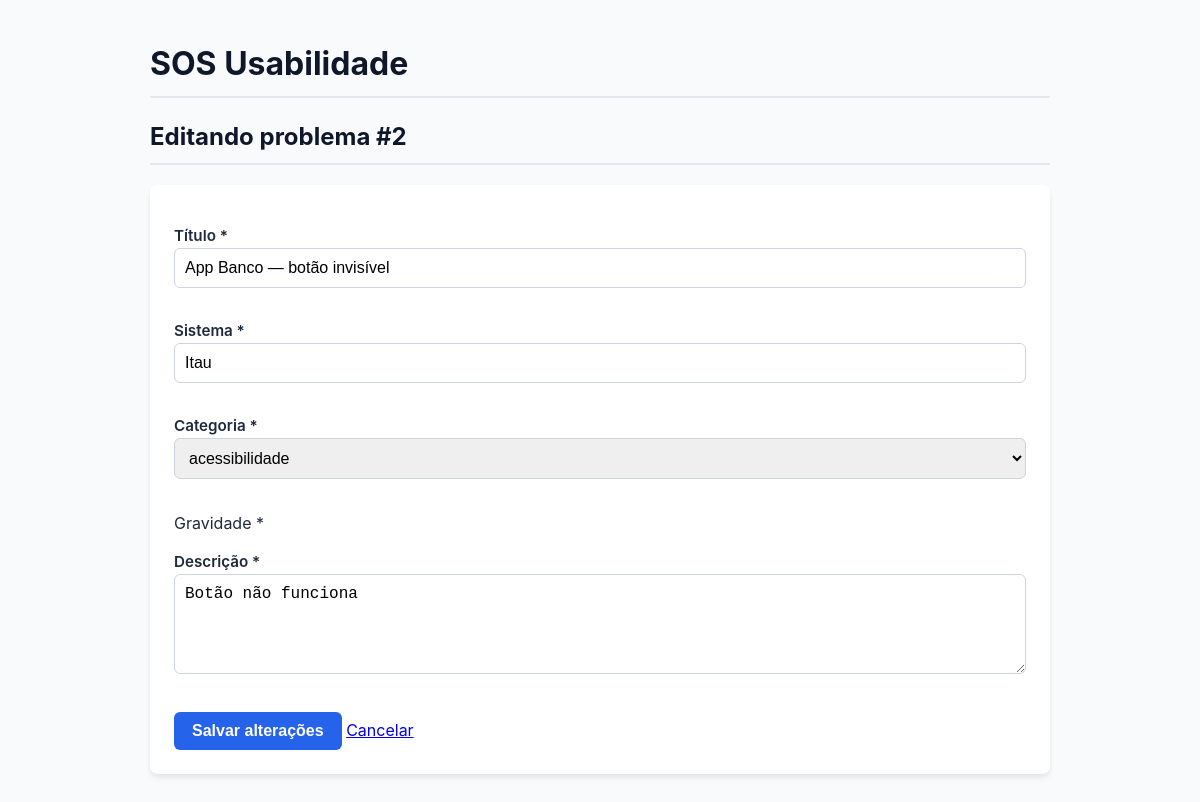
/problemas/2/editar, run on the app's committed database.
### tables this page shows
CREATE TABLE problemas (
                id        INTEGER PRIMARY KEY AUTOINCREMENT,
                titulo    TEXT NOT NULL,
                sistema   TEXT NOT NULL,
                categoria TEXT NOT NULL,
                gravidade TEXT NOT NULL,
                descricao TEXT NOT NULL,
                criado_em TEXT NOT NULL DEFAULT (datetime('now', 'localtime'))
            );

### usabilidade.py (the view, shortened to what this page needs)
@app.route("/problemas/<int:problema_id>/editar", methods=["GET", "POST"])
def editar_problema(problema_id):
    problema = buscar_problema(problema_id)
    if problema is None:
        flash(f"Problema #{problema_id} não encontrado. Pode ter sido removido.", "erro")
        return redirect(url_for("listar_problemas"))
    if request.method == "GET":
        return pagina_edicao(problema_id, dict(problema))

### usabilidade.py (called while the page is built)
def conectar():
    conexao = sqlite3.connect(CAMINHO_BANCO)
    conexao.row_factory = sqlite3.Row
    return conexao

def buscar_problema(problema_id):
    with closing(conectar()) as conexao:
        return conexao.execute(
            "SELECT id, titulo, sistema, categoria, gravidade, descricao "
            "FROM problemas WHERE id = ?",
            (problema_id,),
        ).fetchone()

def pagina_edicao(problema_id, dados, status=200):
    pagina = render_template(
        "editar.html",
        problema_id=problema_id,
        form=dados,
        categorias=CATEGORIAS,
        gravidades=GRAVIDADES,
    )
    return pagina, status

### templates/editar.html (shortened to what this page needs)
<!DOCTYPE html>
<html lang="pt-BR">
<head>
    <link rel="stylesheet" href="{{ url_for('static', filename='style.css') }}">
</head>
<body>
  <h1>SOS Usabilidade</h1>
  <h2>Editando problema #{{ problema_id }}</h2>
  <form method="post" action="{{ url_for('editar_problema', problema_id=problema_id) }}">
    <p>
      <label>Título *<br>
        <input type="text" name="titulo" value="{{ form.get('titulo', '') }}">
      </label>
    </p>
    <p>
      <label>Sistema *<br>
        <input type="text" name="sistema" value="{{ form.get('sistema', '') }}">
      </label>
    </p>
    <p>
      <label>Categoria *<br>
        <select name="categoria">
          {% for c in categorias %}
          <option value="{{ c }}" {% if form.get('categoria') == c %}selected{% endif %}>{{ c }}</option>
          {% endfor %}
        </select>
      </label>
    </p>
    <p>
      Gravidade *<br>
    </p>
    <p>
      <label>Descrição *<br>
        <textarea name="descricao" rows="4" cols="40">{{ form.get('descricao', '') }}</textarea>
      </label>
    </p>
    <button type="submit">Salvar alterações</button>
    <a href="{{ url_for('listar_problemas') }}">Cancelar</a>
  </form>
</body>
</html>

### static/style.css (style rules this page uses)
:root { --primary-color: #2563eb; --primary-hover: #1d4ed8; --danger-color: #dc2626; --danger-hover: #b91c1c; --bg-color: #f8fafc; --card-bg: #ffffff; --text-color: #1e293b; --border-color: #cbd5e1; }
body { font-family: -apple-system, BlinkMacSystemFont, "Segoe UI", Roboto, Helvetica, Arial, sans-serif; background-color: var(--bg-color); color: var(--text-color); max-width: 900px; margin: 40px auto; padding: 0 20px; line-height: 1.5; }
h1, h2 { color: #0f172a; border-bottom: 2px solid #e2e8f0; padding-bottom: 8px; }
form { background: var(--card-bg); padding: 24px; border-radius: 8px; box-shadow: 0 4px 6px -1px rgb(0 0 0 / 0.1); margin-bottom: 30px; }
label { display: block; margin-bottom: 6px; font-weight: 600; font-size: 0.95rem; }
input[type="text"], select, textarea { width: 100%; padding: 10px; border: 1px solid var(--border-color); border-radius: 6px; font-size: 1rem; box-sizing: border-box; margin-bottom: 16px; transition: border-color 0.2s; }
textarea { resize: vertical; height: 100px; }
button[type="submit"], .btn { background-color: var(--primary-color); color: white; border: none; padding: 10px 18px; font-size: 1rem; font-weight: 600; border-radius: 6px; cursor: pointer; transition: background-color 0.2s; text-decoration: none; display: inline-block; }

### data on the page
problemas: titulo "App Banco — botão invisível", sistema "Itau", categoria "acessibilidade", descricao "Botão não funciona"

### other printed values
{{ problema_id }} "2"
